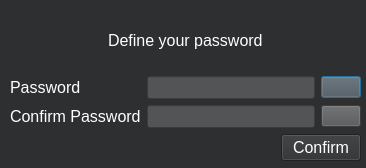
<?xml version="1.0" encoding="UTF-8"?>
<ui version="4.0">
 <class>DefinePasswordWindow</class>
 <widget class="QDialog" name="DefinePasswordWindow">
  <property name="geometry">
   <rect>
    <x>0</x>
    <y>0</y>
    <width>366</width>
    <height>168</height>
   </rect>
  </property>
  <property name="windowTitle">
   <string>Dialog</string>
  </property>
  <property name="styleSheet">
   <string notr="true">background:#2E2F30;
color: #FFFFFF;</string>
  </property>
  <widget class="QWidget" name="">
   <property name="geometry">
    <rect>
     <x>10</x>
     <y>10</y>
     <width>351</width>
     <height>151</height>
    </rect>
   </property>
   <layout class="QVBoxLayout" name="verticalLayout_2">
    <item>
     <layout class="QVBoxLayout" name="verticalLayout">
      <item>
       <layout class="QHBoxLayout" name="horizontalLayout_3">
        <item>
         <spacer name="horizontalSpacer">
          <property name="orientation">
           <enum>Qt::Horizontal</enum>
          </property>
          <property name="sizeHint" stdset="0">
           <size>
            <width>40</width>
            <height>20</height>
           </size>
          </property>
         </spacer>
        </item>
        <item>
         <widget class="QLabel" name="label">
          <property name="font">
           <font>
            <pointsize>12</pointsize>
           </font>
          </property>
          <property name="text">
           <string>Define your password</string>
          </property>
         </widget>
        </item>
        <item>
         <spacer name="horizontalSpacer_2">
          <property name="orientation">
           <enum>Qt::Horizontal</enum>
          </property>
          <property name="sizeHint" stdset="0">
           <size>
            <width>40</width>
            <height>20</height>
           </size>
          </property>
         </spacer>
        </item>
       </layout>
      </item>
      <item>
       <layout class="QHBoxLayout" name="horizontalLayout">
        <item>
         <widget class="QLabel" name="label_password">
          <property name="font">
           <font>
            <pointsize>12</pointsize>
           </font>
          </property>
          <property name="text">
           <string>Password</string>
          </property>
         </widget>
        </item>
        <item>
         <spacer name="horizontalSpacer_3">
          <property name="orientation">
           <enum>Qt::Horizontal</enum>
          </property>
          <property name="sizeType">
           <enum>QSizePolicy::Fixed</enum>
          </property>
          <property name="sizeHint" stdset="0">
           <size>
            <width>60</width>
            <height>10</height>
           </size>
          </property>
         </spacer>
        </item>
        <item>
         <widget class="QLineEdit" name="lineEdit_password">
          <property name="font">
           <font>
            <pointsize>10</pointsize>
           </font>
          </property>
          <property name="styleSheet">
           <string notr="true">background:#535455;
color: #FFFFFF;</string>
          </property>
         </widget>
        </item>
        <item>
         <widget class="QPushButton" name="pushButton_eye_password">
          <property name="styleSheet">
           <string notr="true">background:#535455;
color: #FFFFFF;</string>
          </property>
          <property name="text">
           <string/>
          </property>
         </widget>
        </item>
       </layout>
      </item>
      <item>
       <layout class="QHBoxLayout" name="horizontalLayout_2">
        <item>
         <widget class="QLabel" name="label_confirmPassword">
          <property name="font">
           <font>
            <pointsize>12</pointsize>
           </font>
          </property>
          <property name="text">
           <string>Confirm Password</string>
          </property>
         </widget>
        </item>
        <item>
         <widget class="QLineEdit" name="lineEdit_confirmPassword">
          <property name="font">
           <font>
            <pointsize>10</pointsize>
           </font>
          </property>
          <property name="styleSheet">
           <string notr="true">background:#535455;
color: #FFFFFF;
</string>
          </property>
         </widget>
        </item>
        <item>
         <widget class="QPushButton" name="pushButton_eye_confirmPassword">
          <property name="styleSheet">
           <string notr="true">background:#535455;
color: #FFFFFF;</string>
          </property>
          <property name="text">
           <string/>
          </property>
         </widget>
        </item>
       </layout>
      </item>
     </layout>
    </item>
    <item>
     <layout class="QHBoxLayout" name="horizontalLayout_4">
      <item>
       <spacer name="horizontalSpacer_4">
        <property name="orientation">
         <enum>Qt::Horizontal</enum>
        </property>
        <property name="sizeHint" stdset="0">
         <size>
          <width>40</width>
          <height>20</height>
         </size>
        </property>
       </spacer>
      </item>
      <item>
       <widget class="QPushButton" name="pushButton_confirm">
        <property name="font">
         <font>
          <pointsize>12</pointsize>
         </font>
        </property>
        <property name="text">
         <string>Confirm</string>
        </property>
       </widget>
      </item>
     </layout>
    </item>
   </layout>
  </widget>
 </widget>
 <resources/>
 <connections/>
</ui>
